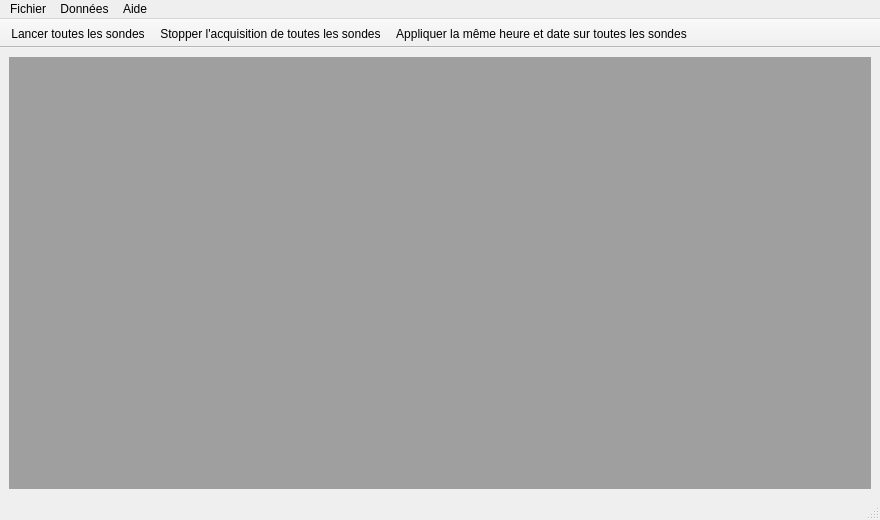
<?xml version="1.0" encoding="UTF-8"?>
<ui version="4.0">
 <class>F_Principale</class>
 <widget class="QMainWindow" name="F_Principale">
  <property name="geometry">
   <rect>
    <x>0</x>
    <y>0</y>
    <width>880</width>
    <height>520</height>
   </rect>
  </property>
  <property name="windowTitle">
   <string>Gexao51</string>
  </property>
  <widget class="QWidget" name="centralwidget">
   <layout class="QVBoxLayout" name="verticalLayout">
    <item>
     <widget class="QMdiArea" name="mdiArea"/>
    </item>
   </layout>
  </widget>
  <widget class="QMenuBar" name="menubar">
   <property name="geometry">
    <rect>
     <x>0</x>
     <y>0</y>
     <width>880</width>
     <height>21</height>
    </rect>
   </property>
   <widget class="QMenu" name="menuFichier">
    <property name="title">
     <string>Fichier</string>
    </property>
    <addaction name="actionOuvrir"/>
    <addaction name="actionSauvegarder"/>
    <addaction name="actionChoixSondes"/>
    <addaction name="separator"/>
    <addaction name="actionQuitter"/>
   </widget>
   <widget class="QMenu" name="menuDonnees">
    <property name="title">
     <string>Données</string>
    </property>
    <addaction name="actionAcquisition"/>
    <addaction name="actionExporterDonnes"/>
    <addaction name="actionSauvegarderDonees"/>
   </widget>
   <widget class="QMenu" name="menuAide">
    <property name="title">
     <string>Aide</string>
    </property>
    <addaction name="actionAPropos"/>
   </widget>
   <addaction name="menuFichier"/>
   <addaction name="menuDonnees"/>
   <addaction name="menuAide"/>
  </widget>
  <widget class="QStatusBar" name="statusBar"/>
  <widget class="QToolBar" name="toolBar">
   <property name="enabled">
    <bool>true</bool>
   </property>
   <property name="windowTitle">
    <string>toolBar</string>
   </property>
   <property name="movable">
    <bool>false</bool>
   </property>
   <property name="floatable">
    <bool>false</bool>
   </property>
   <attribute name="toolBarArea">
    <enum>TopToolBarArea</enum>
   </attribute>
   <attribute name="toolBarBreak">
    <bool>false</bool>
   </attribute>
   <addaction name="actionLancerTous"/>
   <addaction name="actionStopperTous"/>
   <addaction name="actionHeureDatePartout"/>
  </widget>
  <action name="actionOuvrir">
   <property name="text">
    <string>Ouvrir paramètres d'acquisition</string>
   </property>
   <property name="shortcut">
    <string>Ctrl+O</string>
   </property>
  </action>
  <action name="actionSauvegarder">
   <property name="text">
    <string>Sauvegarder paramètres d'acquisition</string>
   </property>
   <property name="shortcut">
    <string>Ctrl+S</string>
   </property>
  </action>
  <action name="actionAutomatique">
   <property name="text">
    <string>Automatique</string>
   </property>
  </action>
  <action name="actionManuel">
   <property name="text">
    <string>Manuel</string>
   </property>
  </action>
  <action name="actionExporterDonnes">
   <property name="text">
    <string>Exporter les données</string>
   </property>
  </action>
  <action name="actionSauvegarderDonees">
   <property name="text">
    <string>Sauvegarder les données</string>
   </property>
  </action>
  <action name="actionChoixSondes">
   <property name="text">
    <string>Choix des sondes</string>
   </property>
   <property name="shortcut">
    <string>Ctrl+C</string>
   </property>
  </action>
  <action name="actionQuitter">
   <property name="text">
    <string>Quitter</string>
   </property>
   <property name="shortcut">
    <string>Ctrl+Q</string>
   </property>
  </action>
  <action name="actionAcquisition">
   <property name="text">
    <string>Acquisition</string>
   </property>
  </action>
  <action name="actionAPropos">
   <property name="text">
    <string>À propos</string>
   </property>
   <property name="shortcut">
    <string>Ctrl+F1</string>
   </property>
  </action>
  <action name="actionLancerTous">
   <property name="icon">
    <iconset resource="icones.qrc">
     <normaloff>:/new/prefix1/images/icones/start_all.ico</normaloff>:/new/prefix1/images/icones/start_all.ico</iconset>
   </property>
   <property name="text">
    <string>Lancer toutes les sondes</string>
   </property>
   <property name="toolTip">
    <string>Demarrer l'acquisition de toutes les sondes</string>
   </property>
  </action>
  <action name="actionStopperTous">
   <property name="icon">
    <iconset resource="icones.qrc">
     <normaloff>:/new/prefix1/images/icones/stop_all.ico</normaloff>:/new/prefix1/images/icones/stop_all.ico</iconset>
   </property>
   <property name="text">
    <string>Stopper l'acquisition de toutes les sondes</string>
   </property>
  </action>
  <action name="actionHeureDatePartout">
   <property name="icon">
    <iconset resource="icones.qrc">
     <normaloff>:/new/prefix1/images/icones/date_clock.ico</normaloff>:/new/prefix1/images/icones/date_clock.ico</iconset>
   </property>
   <property name="text">
    <string>Appliquer la même heure et date sur toutes les sondes</string>
   </property>
  </action>
 </widget>
 <resources>
  <include location="icones.qrc"/>
 </resources>
 <connections>
  <connection>
   <sender>actionQuitter</sender>
   <signal>triggered()</signal>
   <receiver>F_Principale</receiver>
   <slot>close()</slot>
   <hints>
    <hint type="sourcelabel">
     <x>-1</x>
     <y>-1</y>
    </hint>
    <hint type="destinationlabel">
     <x>376</x>
     <y>231</y>
    </hint>
   </hints>
  </connection>
  <connection>
   <sender>actionAcquisition</sender>
   <signal>triggered()</signal>
   <receiver>F_Principale</receiver>
   <slot>createChild()</slot>
   <hints>
    <hint type="sourcelabel">
     <x>-1</x>
     <y>-1</y>
    </hint>
    <hint type="destinationlabel">
     <x>376</x>
     <y>231</y>
    </hint>
   </hints>
  </connection>
  <connection>
   <sender>actionAPropos</sender>
   <signal>triggered()</signal>
   <receiver>F_Principale</receiver>
   <slot>displayAbout()</slot>
   <hints>
    <hint type="sourcelabel">
     <x>-1</x>
     <y>-1</y>
    </hint>
    <hint type="destinationlabel">
     <x>376</x>
     <y>231</y>
    </hint>
   </hints>
  </connection>
  <connection>
   <sender>actionChoixSondes</sender>
   <signal>triggered()</signal>
   <receiver>F_Principale</receiver>
   <slot>displaySelection()</slot>
   <hints>
    <hint type="sourcelabel">
     <x>-1</x>
     <y>-1</y>
    </hint>
    <hint type="destinationlabel">
     <x>376</x>
     <y>231</y>
    </hint>
   </hints>
  </connection>
 </connections>
 <slots>
  <slot>displayAbout()</slot>
  <slot>createChild()</slot>
  <slot>displaySelection()</slot>
 </slots>
</ui>
